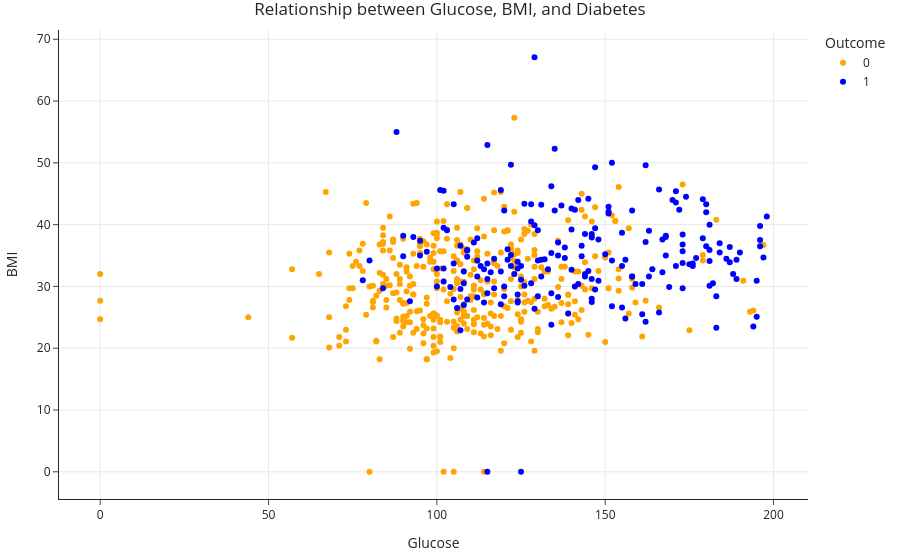

The notebook cell saved with this chart:
### Markdown cell above
- While being trained, decision trees ask enough questions to effectively **memorize** the correct response values in the training set. However, the relationships they learn are often **overfit** to the noise in the training set, and don't generalize well.

### Code cell
fig

### Figure 1 — Plotly figure (JSON) as saved in the notebook; plotly's stock layout.template omitted (floating-point values rounded to 4 significant figures; data arrays with more than 128 entries replaced by an {"elided": "..."} marker saying what was removed)
{"data": [{"hovertemplate": "Outcome=0<br>Glucose=%{x}<br>BMI=%{y}<extra></extra>", "legendgroup": "0", "marker": {"color": "orange", "symbol": "circle"}, "mode": "markers", "name": "0", "orientation": "v", "showlegend": true, "type": "scatter", "x": {"elided": "377 int values"}, "xaxis": "x", "y": {"elided": "377 float values"}, "yaxis": "y"}, {"hovertemplate": "Outcome=1<br>Glucose=%{x}<br>BMI=%{y}<extra></extra>", "legendgroup": "1", "marker": {"color": "blue", "symbol": "circle"}, "mode": "markers", "name": "1", "orientation": "v", "showlegend": true, "type": "scatter", "x": {"elided": "199 int values"}, "xaxis": "x", "y": {"elided": "199 float values"}, "yaxis": "y"}], "layout": {"legend": {"title": {"text": "Outcome"}, "tracegroupgap": 0}, "title": {"text": "Relationship between Glucose, BMI, and Diabetes"}, "xaxis": {"anchor": "y", "domain": [0, 1], "title": {"text": "Glucose"}}, "yaxis": {"anchor": "x", "domain": [0, 1], "title": {"text": "BMI"}}}}
